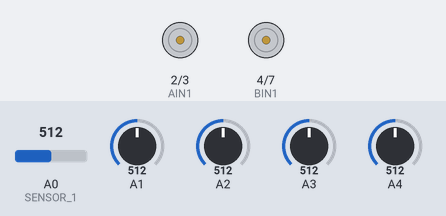
This sketch was run on a simulated Arduino Nano, built with avr-gcc and run on an emulated ATmega328P. Shown: motor-driver pin pairs drawn as motors (green arrow = first pin HIGH = forward, orange = second pin HIGH = backward, longer = more drive, scaled by the enable pin). The inputs (shaded band) are chosen by the test bench; at power-on: A0 (SENSOR_1) = 512, A1 = 512, A2 = 512, A3 = 512, A4 = 512. What the sketch prints to the serial monitor is not drawn.

Above: at 1.7 s.
1.8 s: A0 (SENSOR_1) set to 489
At 2.7 s:
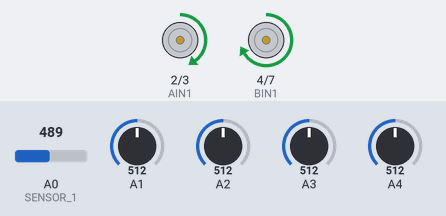
3.3 s: A1 set to 491
At 3.7 s:
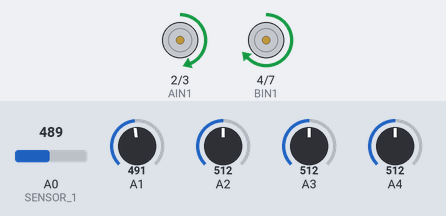
4.8 s: A2 set to 490
At 5.9 s:
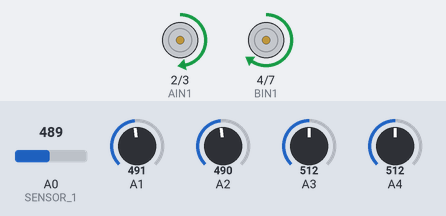
6.3 s: A3 set to 487
At 7.2 s:
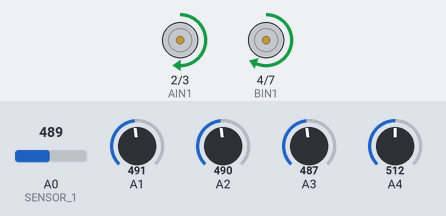
7.8 s: A4 set to 490
At 8.2 s:
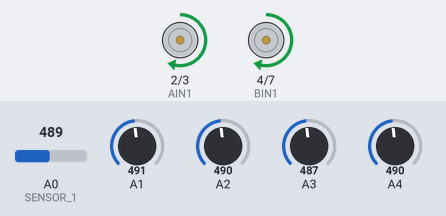
Timing chart, 0 to 10.3 s (numbered marks = the images above; inputs shaded):
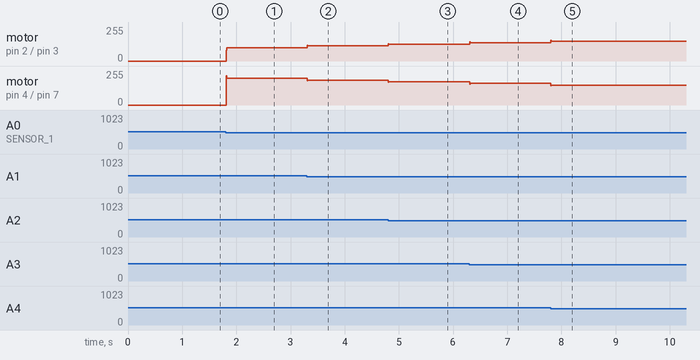

Measured:
- the behaviour switches between 500 and 499 on A0 (SENSOR_1) (found by bisection; images 0 and 1)
- after the input at 1.8 s, motor on pin 2 (AIN1) / pin 3 (AIN2): stopped → forward 100/255 at once; motor on pin 4 (BIN1) / pin 7 (BIN2): stopped → forward 200/255 at once
- after the input at 3.3 s, motor on pin 2 (AIN1) / pin 3 (AIN2): forward 100/255 → forward 113/255 at once; motor on pin 4 (BIN1) / pin 7 (BIN2): forward 200/255 → forward 187/255 at once
- after the input at 4.8 s, motor on pin 2 (AIN1) / pin 3 (AIN2): forward 113/255 → forward 126/255 at once; motor on pin 4 (BIN1) / pin 7 (BIN2): forward 187/255 → forward 174/255 at once
- after the input at 6.3 s, motor on pin 2 (AIN1) / pin 3 (AIN2): forward 126/255 → forward 138/255 at once; motor on pin 4 (BIN1) / pin 7 (BIN2): forward 174/255 → forward 162/255 at once
- after the input at 7.8 s, motor on pin 2 (AIN1) / pin 3 (AIN2): forward 138/255 → forward 150/255 at once; motor on pin 4 (BIN1) / pin 7 (BIN2): forward 162/255 → forward 150/255 at once

The sketch:

line_follower.ino
```cpp
/*
 * Autonomous Industrial Line-Following Robot
 * Main Firmware
 *
 * Hardware:
 *   - Arduino Nano (ATmega328P)
 *   - TB6612FNG Dual H-Bridge Motor Driver
 *   - 5x TCRT5000 IR Reflective Sensors
 *   - 2x N20 DC Gear Motors
 *
 * Pin Assignments:
 *   A0-A4  : IR Sensor Array (analog inputs)
 *   D2     : AIN1 (Motor A direction)
 *   D3     : AIN2 (Motor A direction)
 *   D4     : BIN1 (Motor B direction)
 *   D5     : PWMA (Motor A speed - PWM)
 *   D6     : PWMB (Motor B speed - PWM)
 *   D7     : BIN2 (Motor B direction)
 */

// ==================== Pin Definitions ====================
#define SENSOR_1    A0
#define SENSOR_2    A1
#define SENSOR_3    A2
#define SENSOR_4    A3
#define SENSOR_5    A4

#define AIN1        2
#define AIN2        3
#define BIN1        4
#define BIN2        7
#define PWMA        5
#define PWMB        6

// ==================== Control Parameters ====================
#define BASE_SPEED      150     // Base motor speed (0-255)
#define MAX_SPEED       255     // Maximum motor speed
#define MIN_SPEED       80      // Minimum speed for motor stall prevention

// PD Gains (tune these for your robot)
float Kp = 25.0;                // Proportional gain
float Kd = 10.0;                // Derivative gain

// ==================== Sensor Configuration ====================
#define NUM_SENSORS     5
#define THRESHOLD       500     // ADC threshold (adjust per calibration)
#define CENTER_POSITION 3.0     // Ideal line position (center of array)

// Sensor weights for position calculation
const float sensorWeights[NUM_SENSORS] = {1.0, 2.0, 3.0, 4.0, 5.0};

// ==================== State Variables ====================
float previousError = 0.0;
unsigned long lastLoopTime = 0;
const unsigned long LOOP_INTERVAL = 10; // milliseconds

// ==================== Motor Control Functions ====================

/*
 * Sets the direction and speed of Motor A (left motor).
 * direction: 1 = forward, -1 = reverse, 0 = brake
 * speed: 0-255 PWM value
 */
void setMotorA(int direction, int speed) {
    speed = constrain(speed, 0, MAX_SPEED);

    if (direction == 1) {
        digitalWrite(AIN1, HIGH);
        digitalWrite(AIN2, LOW);
    } else if (direction == -1) {
        digitalWrite(AIN1, LOW);
        digitalWrite(AIN2, HIGH);
    } else {
        // Brake
        digitalWrite(AIN1, HIGH);
        digitalWrite(AIN2, HIGH);
        speed = 0;
    }

    analogWrite(PWMA, speed);
}

/*
 * Sets the direction and speed of Motor B (right motor).
 * direction: 1 = forward, -1 = reverse, 0 = brake
 * speed: 0-255 PWM value
 */
void setMotorB(int direction, int speed) {
    speed = constrain(speed, 0, MAX_SPEED);

    if (direction == 1) {
        digitalWrite(BIN1, HIGH);
        digitalWrite(BIN2, LOW);
    } else if (direction == -1) {
        digitalWrite(BIN1, LOW);
        digitalWrite(BIN2, HIGH);
    } else {
        // Brake
        digitalWrite(BIN1, HIGH);
        digitalWrite(BIN2, HIGH);
        speed = 0;
    }

    analogWrite(PWMB, speed);
}

/*
 * Stops both motors immediately.
 */
void stopMotors() {
    setMotorA(0, 0);
    setMotorB(0, 0);
}

// ==================== Sensor Functions ====================

/*
 * Reads all 5 sensor values and calculates the weighted line position.
 * Returns: Position value from 1.0 (far left) to 5.0 (far right)
 *          Returns 0.0 if no line is detected.
 */
float readLinePosition() {
    int sensorValues[NUM_SENSORS];
    float weightedSum = 0.0;
    float totalWeight = 0.0;

    // Read all sensors
    for (int i = 0; i < NUM_SENSORS; i++) {
        sensorValues[i] = analogRead(SENSOR_1 + i);
    }

    // Calculate weighted position
    for (int i = 0; i < NUM_SENSORS; i++) {
        // Only include sensors that detect the line (below threshold)
        if (sensorValues[i] < THRESHOLD) {
            weightedSum += sensorWeights[i] * (float)sensorValues[i];
            totalWeight += (float)sensorValues[i];
        }
    }

    // Avoid division by zero
    if (totalWeight == 0.0) {
        return 0.0; // No line detected
    }

    return weightedSum / totalWeight;
}

/*
 * Returns true if the line is detected by any sensor.
 */
bool isLineDetected() {
    for (int i = 0; i < NUM_SENSORS; i++) {
        if (analogRead(SENSOR_1 + i) < THRESHOLD) {
            return true;
        }
    }
    return false;
}

// ==================== Setup ====================

void setup() {
    // Initialize serial for debugging
    Serial.begin(9600);
    Serial.println("Line Following Robot Initializing...");

    // Motor control pins
    pinMode(AIN1, OUTPUT);
    pinMode(AIN2, OUTPUT);
    pinMode(BIN1, OUTPUT);
    pinMode(BIN2, OUTPUT);
    pinMode(PWMA, OUTPUT);
    pinMode(PWMB, OUTPUT);

    // Sensor pins (analog inputs, no pinMode needed)

    // Initialize motors to stopped state
    stopMotors();

    // Small delay for system stabilization
    delay(500);

    Serial.println("Initialization complete. Starting line following...");
}

// ==================== Main Loop ====================

void loop() {
    unsigned long currentTime = millis();

    // Fixed interval control loop
    if (currentTime - lastLoopTime >= LOOP_INTERVAL) {
        lastLoopTime = currentTime;

        // Read line position
        float position = readLinePosition();

        // Check if line is detected
        if (position == 0.0) {
            // Line lost - stop or implement recovery behavior
            stopMotors();
            Serial.println("Line lost!");
            return;
        }

        // Calculate error (deviation from center)
        float error = position - CENTER_POSITION;

        // PD Control
        float derivative = error - previousError;
        float correction = (Kp * error) + (Kd * derivative);

        // Save error for next iteration
        previousError = error;

        // Calculate motor speeds
        int leftSpeed = BASE_SPEED + (int)correction;
        int rightSpeed = BASE_SPEED - (int)correction;

        // Constrain to valid range
        leftSpeed = constrain(leftSpeed, MIN_SPEED, MAX_SPEED);
        rightSpeed = constrain(rightSpeed, MIN_SPEED, MAX_SPEED);

        // Set motor directions and speeds
        setMotorA(1, leftSpeed);    // Left motor forward
        setMotorB(1, rightSpeed);   // Right motor forward

        // Debug output (uncomment for tuning)
        /*
        Serial.print("Pos: ");
        Serial.print(position, 2);
        Serial.print(" Err: ");
        Serial.print(error, 2);
        Serial.print(" L: ");
        Serial.print(leftSpeed);
        Serial.print(" R: ");
        Serial.println(rightSpeed);
        */
    }
}
```
